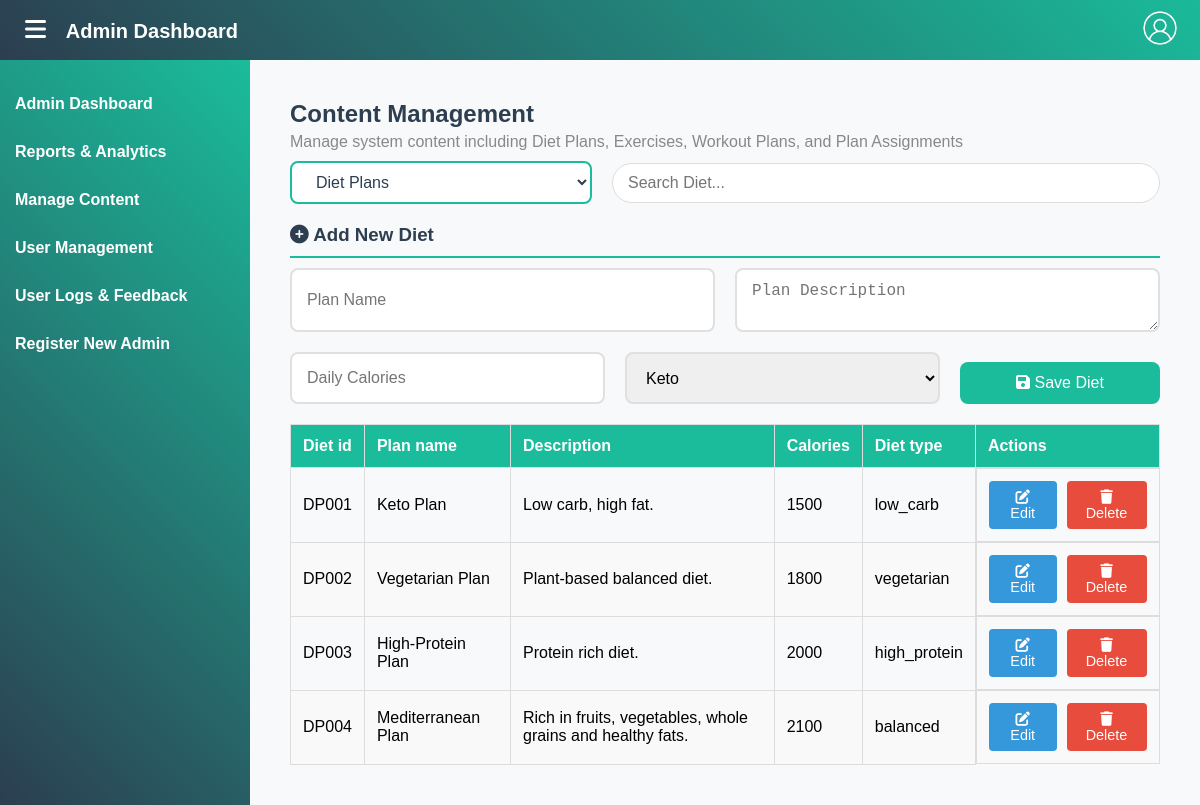
Screenshot of /manage_content.php (signed in) with the database file from the repository.
### tables this page shows
CREATE TABLE `diet_plans` (
  `diet_id` varchar(10) NOT NULL,
  `plan_name` varchar(255) NOT NULL,
  `description` text NOT NULL,
  `calories` int(11) NOT NULL,
  `diet_type` varchar(50) NOT NULL
);

### manage_content.php (the view, shortened to what this page needs)
<?php
include 'db.php';
$content_type = isset($_GET['type']) ? $_GET['type'] : 'diet';
$contentConfig = [
    'diet' => [
        'query' => "SELECT * FROM diet_plans",
        'columns' => ['diet_id', 'plan_name', 'description', 'calories', 'diet_type'],
        'form_fields' => '
            <input type="text" name="plan_name" placeholder="Plan Name" required>
            <textarea name="description" placeholder="Plan Description" required></textarea>
            <input type="number" name="calories" placeholder="Daily Calories" required min="0">
            <select name="diet_type" required>
                <option value="keto">Keto</option>
                <option value="vegetarian">Vegetarian</option>
                <option value="high_protein">High Protein</option>
            </select>
        ',
    ],
    'exercise' => [
        'query' => "SELECT * FROM exercise",
        'columns' => ['E_id', 'E_name', 'E_category', 'E_target', 'E_difficulty'],
        'form_fields' => '
            <input type="text" name="exercise_name" placeholder="Exercise Name" required>
            <select name="category" required>
                <option value="Cardiovascular">Cardiovascular</option>
                <option value="Strength">Strength</option>
                <option value="Flexibility">Flexibility</option>
            </select>
            <input type="text" name="target" placeholder="Target Muscle Group" required>
            <input type="number" name="difficulty" placeholder="Difficulty" required min="1" max="10">
        ',
    ],
    'workout' => [
        'query' => "SELECT * FROM workout_plans",
        'columns' => ['plan_id', 'plan_name', 'description', 'days', 'weeks', 'difficulty'],
        'form_fields' => '
            <input type="text" name="plan_name" placeholder="Plan Name" required>
            <textarea name="description" placeholder="Plan Description" required></textarea>
            <input type="number" name="days" placeholder="Number of Days" required min="1" max="7">
            <input type="number" name="weeks" placeholder="Number of Weeks" required min="1">
            <select name="difficulty" required>
                <option value="Beginner">Beginner</option>
                <option value="Intermediate">Intermediate</option>
                <option value="Advanced">Advanced</option>
            </select>
        ',
    ],
    'assignment' => [
        'query' => null,
        'columns' => [],
        'form_fields' => ''
    ],
];
$content = [];
$form_fields = '';
$columns = [];
if ($content_type !== 'assignment') {
    $query = $contentConfig[$content_type]['query'];
    $result = $conn->query($query);
    $columns = $contentConfig[$content_type]['columns'];
    $form_fields = $contentConfig[$content_type]['form_fields'];
    if ($result) {
        while ($row = $result->fetch_assoc()) {
            $content[] = $row;
        }
    }
}
function renderContentContainer($content_type, $content, $columns, $form_fields) {
    ob_start(); ?>
    <div class="container" id="contentContainer">
      <h2>Content Management</h2>
      <p class="subtext">Manage system content including Diet Plans, Exercises, Workout Plans, and Plan Assignments</p>
      <div class="controls">
        <select id="contentType">
          <option value="manage_content.php?type=diet" <?= $content_type == 'diet' ? 'selected' : '' ?>>Diet Plans</option>
        </select>
        <?php if ($content_type !== 'assignment'): ?>
          <input type="text" id="contentSearch" placeholder="Search <?= ucfirst($content_type) ?>...">
        <?php endif; ?>
      </div>
      <?php if ($content_type == 'assignment'): ?>
        <div class="add-form">
          <h3><i class="fas fa-link"></i> Assign Exercises to a Workout Plan</h3>
          <form id="assignmentForm" method="POST" action="assignment_handler.php">
            <?= $form_fields ?>
            <button type="submit" id="saveAssignmentBtn"><i class="fas fa-save"></i> Save Assignment</button>
          </form>
        </div>
      <?php else: ?>
        <div class="add-form">
          <h3><i class="fas fa-plus-circle"></i> Add New <?= ucfirst($content_type) ?></h3>
          <form method="POST" action="manage_content_handler.php?type=<?= $content_type ?>" id="dataForm">
            <?= $form_fields ?>
            <button type="submit"><i class="fas fa-save"></i> Save <?= ucfirst($content_type) ?></button>
          </form>
        </div>
        <table class="data-table" id="contentTable">
          <thead>
            <tr>
              <?php foreach ($columns as $col): ?>
                <th><?= ucfirst(str_replace('_', ' ', $col)) ?></th>
              <?php endforeach; ?>
              <th>Actions</th>
            </tr>
          </thead>
          <tbody id="contentTableBody">
            <?php if (count($content) > 0): ?>
              <?php foreach ($content as $item): ?>
                <tr>
                  <?php foreach ($columns as $col): ?>
                    <td><?= htmlspecialchars($item[$col]) ?></td>
                  <?php endforeach; ?>
                  <td class="actions-cell">
                    <button class="btn btn-edit" onclick="editItem('<?= $content_type ?>', '<?= $item[$columns[0]] ?>')">
                      <i class="fas fa-edit"></i> Edit
                    </button>
                    <button class="btn btn-delete" onclick="deleteItem('<?= $content_type ?>', '<?= $item[$columns[0]] ?>')">
                      <i class="fas fa-trash"></i> Delete
                    </button>
                  </td>
                </tr>
              <?php endforeach; ?>
            <?php else: ?>
              <tr><td colspan="<?= count($columns)+1 ?>">No records found.</td></tr>
            <?php endif; ?>
          </tbody>
        </table>
      <?php endif; ?>
    </div>
    <?php
    return ob_get_clean();
}
?>
<!DOCTYPE html>
<html lang="en">
<head>
  <link rel="stylesheet" href="https://cdnjs.cloudflare.com/ajax/libs/font-awesome/6.0.0-beta3/css/all.min.css">
  <link rel="stylesheet" href="style-wy.css">
</head>
<body>
  <div class="wrapper">
    <?php include 'header_sidebar.php'; ?>
    <?= renderContentContainer($content_type, $content, $columns, $form_fields); ?>
  </div>
</body>
</html>

### style-wy.css (style rules this page uses)
body, html { margin: 0; padding: 0; box-sizing: border-box; font-family: Arial, sans-serif; background-color: #f8f9fa; }
.container { flex: 1; padding: 20px; background-color: #f8f9fa; overflow-y: auto; }
h2 { margin: 0; color: #2c3e50; }
p.subtext { margin: 5px 0 10px; color: #888; }
.controls { display: flex; flex-wrap: wrap; gap: 20px; align-items: center; margin-bottom: 20px; }
.controls select { flex: 1; padding: 10px 20px; border: 2px solid #1abc9c; border-radius: 8px; background: #fff; font-size: 1rem; color: #2c3e50; min-width: 150px; }
.controls input { flex: 2; padding: 10px 15px; border: 1px solid #ddd; border-radius: 25px; font-size: 1rem; width: 100%; }
.add-form { margin-bottom: 20px; }
.add-form h3 { margin: 0 0 10px; color: #2c3e50; border-bottom: 2px solid #1abc9c; padding-bottom: 10px; }
.add-form form { display: flex; flex-wrap: wrap; gap: 20px; width: 100%; }
.add-form form input, .add-form form select, .add-form form textarea { flex: 1; padding: 12px 15px; border: 2px solid #e0e0e0; border-radius: 8px; font-size: 1rem; min-width: 250px; }
.add-form form button { width: 100%; padding: 12px 25px; border: none; border-radius: 8px; font-size: 1rem; cursor: pointer; background-color: #1abc9c; color: #fff; margin-top: 10px; max-width: 200px; }
.data-table { width: 100%; border-collapse: collapse; margin-top: 20px; overflow-y: auto; }
.data-table th, .data-table td { padding: 12px; border: 1px solid #ddd; text-align: left; }
.data-table th { background: #1abc9c; color: #fff; }
.data-table tbody tr:nth-child(even) { background: #f9f9f9; }
.actions-cell { display: flex; gap: 10px; justify-content: center; }
.btn { padding: 8px 16px; border: none; border-radius: 4px; cursor: pointer; font-size: 0.9rem; }
.btn-edit { background-color: #3498db; color: #fff; }
.btn-delete { background-color: #e74c3c; color: #fff; }

### header_sidebar.php (style rules this page uses)
body { margin: 0; font-family: 'Poppins', sans-serif; background-color: #f8f9fa; }

### rows the page displays
diet_plans: diet_id "DP001", plan_name "Keto Plan", description "Low carb, high fat.", calories "1500", diet_type "low_carb"
diet_plans: diet_id "DP002", plan_name "Vegetarian Plan", description "Plant-based balanced diet.", calories "1800", diet_type "vegetarian"
diet_plans: diet_id "DP003", plan_name "High-Protein Plan", description "Protein rich diet.", calories "2000", diet_type "high_protein"
diet_plans: diet_id "DP004", plan_name "Mediterranean Plan", description "Rich in fruits, vegetables, whole grains and healthy fats.", calories "2100", diet_type "balanced"

### other values shown
$content_type "Diet"
str_replace('_', ' ', $col) "Diet id"
str_replace('_', ' ', $col) "Plan name"
str_replace('_', ' ', $col) "Description"
str_replace('_', ' ', $col) "Calories"
str_replace('_', ' ', $col) "Diet type"
